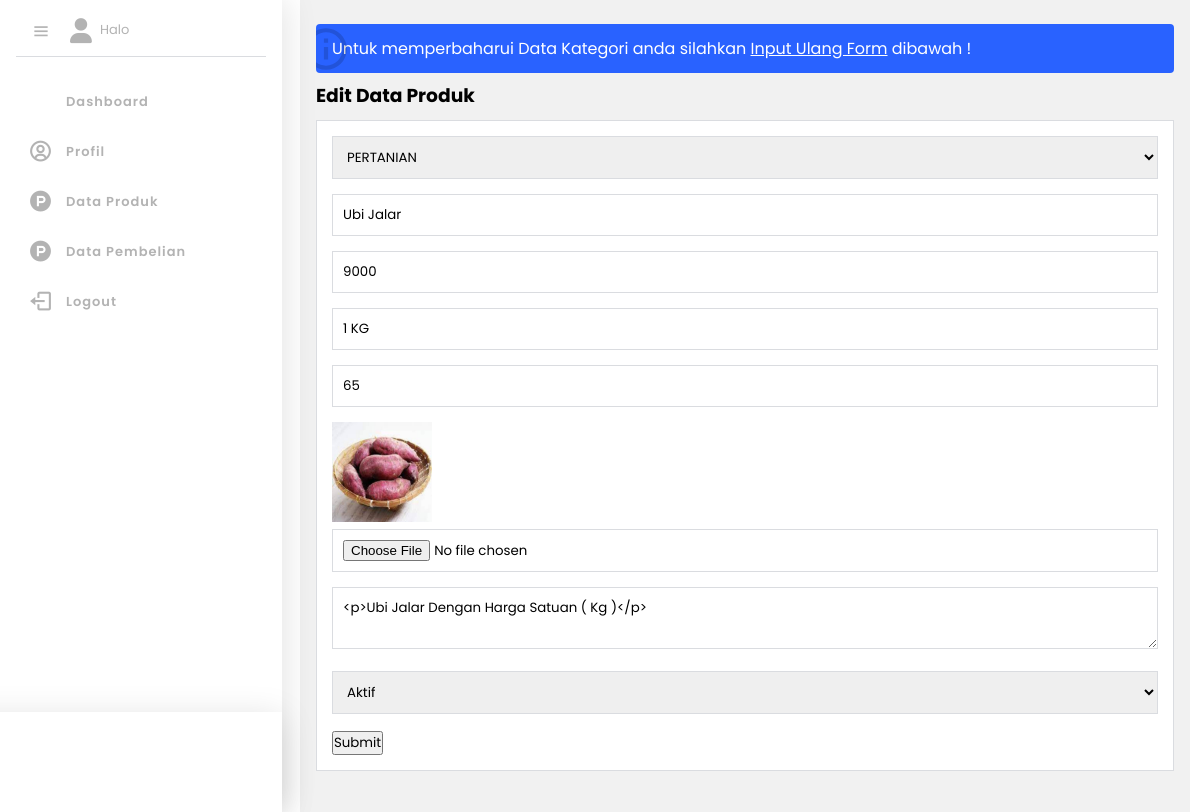
Before: /edit-produk.php?id=2 (signed in) with the older database file.
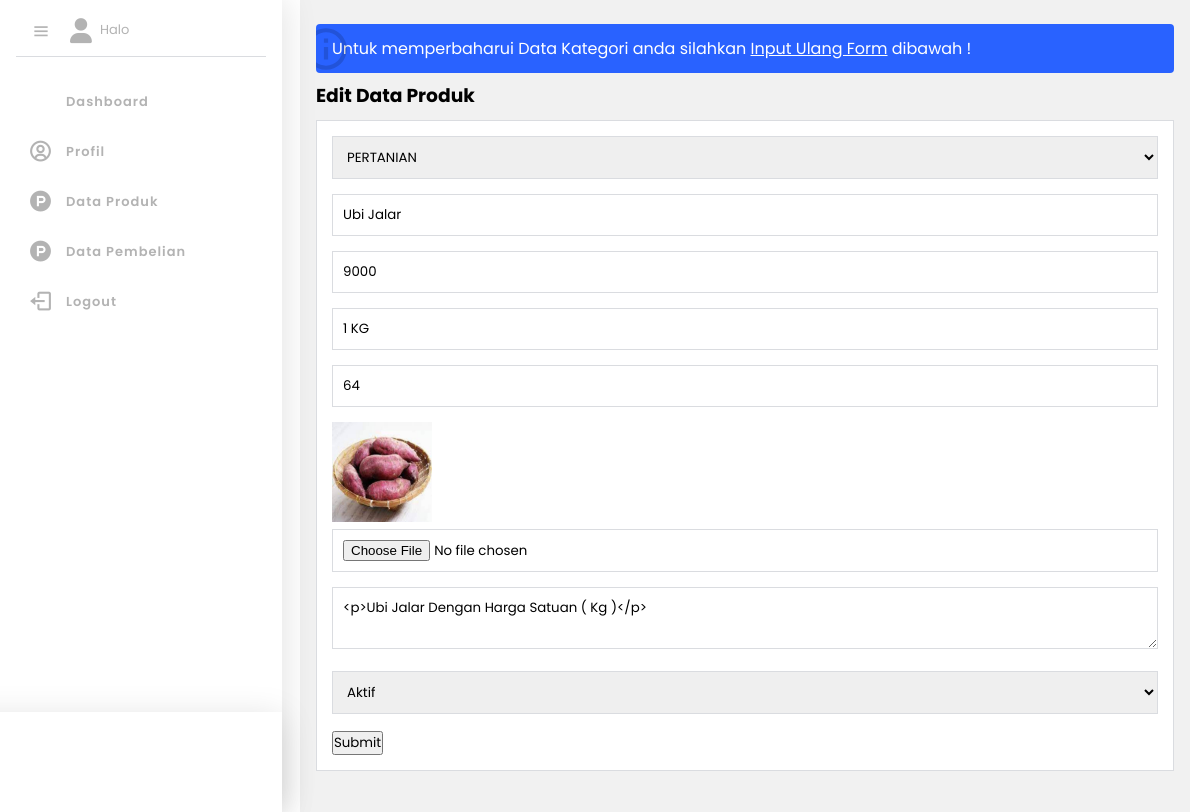
After: the same page with the newer database file.
### tables this page shows
CREATE TABLE `tb_product` (
  `product_id` int(11) NOT NULL,
  `category_id` int(11) NOT NULL,
  `penjual_id` int(11) NOT NULL,
  `product_name` varchar(100) NOT NULL,
  `product_price` int(11) NOT NULL,
  `berat_produk` varchar(100) NOT NULL,
  `stok_produk` int(5) NOT NULL,
  `product_descrption` text NOT NULL,
  `product_image` varchar(100) NOT NULL,
  `alamat_pemilik` varchar(100) NOT NULL,
  `no_telepon` varchar(100) NOT NULL,
  `product_status` tinyint(1) NOT NULL,
  `date_created` timestamp NOT NULL DEFAULT current_timestamp() ON UPDATE current_timestamp()
);

CREATE TABLE `tb_category` (
  `category_id` int(11) NOT NULL,
  `category_name` varchar(25) NOT NULL
);

### edit-produk.php (the view, shortened to what this page needs)
<?php
include 'db.php';
$produk = mysqli_query($conn, "SELECT * FROM tb_product WHERE product_id = '".$_GET['id']."' ");
$p = mysqli_fetch_object($produk);
$id = $_SESSION["id"];
$query = mysqli_query($conn, "SELECT * FROM tb_admin WHERE level='penjual' AND admin_id = $id");
$d = mysqli_fetch_object($query);
?>
<!doctype html>
<html>
<head>
<link rel="stylesheet" type="text/css" href="css/style.css">
<link rel="stylesheet" type="text/css" href="icon/css/all.css">
<link href='https://unpkg.com/boxicons@2.1.2/css/boxicons.min.css' rel='stylesheet'>
<link rel="stylesheet" href="https://pro.fontawesome.com/releases/v5.10.0/css/all.css"/>
	<link href='https://unpkg.com/boxicons@2.1.2/css/boxicons.min.css' rel='stylesheet'>
</head>
<body >
	<div class='sidebar'>
		<div class='logo-content'>
		<div class='logo'>
			<i class='bx bx-menu' id='btn'></i>
			<div class='logo_name'>
				<i class="fa-solid fa-user"  style="margin-left: -10px;"></i>
				<div style="position:absolute; top:20px; left:100px;">
						<p style='font-size:small' >Halo <br>
						<span style='font-style:italic;color:#2962ff'><?php echo $d->username ?></span></p></div>
				</div>
			</div>
		</div>
		<ul class='nav'>
			<li><a href="dashboard-penjual.php"><i class='fas fa-tachometer-alt-slow'></i></i><span class='link_name'>Dashboard</span></a>
						</li>
			<li><a href="home-penjual.php"><i class='bx bx-user-circle'></i></i><span class='link_name'>Profil</span></a>
			</li>
			<li><a href="data-produk1.php?halaman=produk"><i class='bx bxl-product-hunt' ></i><span class='link_name'>Data Produk</span></a>
			</li>
			<li><a href="pembelian1.php?halaman=pembelian"><i class='bx bxl-product-hunt' ></i><span class='link_name'>Data Pembelian </span></a>
			</li>
		<li><a href="logout1.php"><i class='bx bx-log-out'></i><span class='link_name'>Logout</span></a>
			</li>
		</ul>
			<div class='footer-sidebar'>
			</div>
		</div>
	<div class="main-content">
		<div class="container">
			<p class="alert_info dashboard_alert">Untuk memperbaharui Data Kategori anda silahkan <a href="#">Input Ulang Form</a> dibawah !</p>
			<h3>Edit Data Produk</h3>
			<div class="box box2">
				<form action="" method="POST" enctype="multipart/form-data">
				<select class="input-control" name="kategori" required>
					<?php
					$kategori = mysqli_query($conn, "SELECT * FROM tb_category ORDER BY category_id DESC");
					while($r = mysqli_fetch_array($kategori)){
					?>
					<option value="<?php echo $r['category_id'] ?>" <?php echo ($r['category_id'] == $p->category_id)? 'selected':'';?>><?php echo $r['category_name']?></option>
					<?php } ?>
					</select>
					<input type = "text" name="nama" class="input-control" placeholder ="Nama Produk" value="<?php echo $p-> product_name ?>"required>
					<input type = "text" name="harga" class="input-control" placeholder ="Harga"  value="<?php echo $p-> product_price ?>"required>
					<input type = "text" name="berat" class="input-control" placeholder ="Berat"  value="<?php echo $p-> berat_produk ?>"required>
					<input type = "text" name="stok" class="input-control" placeholder ="Stok"  value="<?php echo $p-> stok_produk ?>"required>
					<img src="produk/<?php echo $p->product_image ?>" width="100px">
					<input type = "file" name="gambar" class="input-control">
					<textarea class ="input-control" name="deskripsi" placeholder="Deskripsi"><?php echo $p-> product_descrption ?></textarea><br>
					<select class="input-control" name="status">
						<option value="1" <?php echo ($p->product_status ==1)? 'selected':'';?>>Aktif</option>
					</select>
						<input type="submit" name="submit" value="Submit" class="btn">
				</form>
			</div>
			</div>
		</div>
</body>
</html>

Changed rows visible on the page:
changed tb_product "Ubi Jalar": stok "65" → "64"
